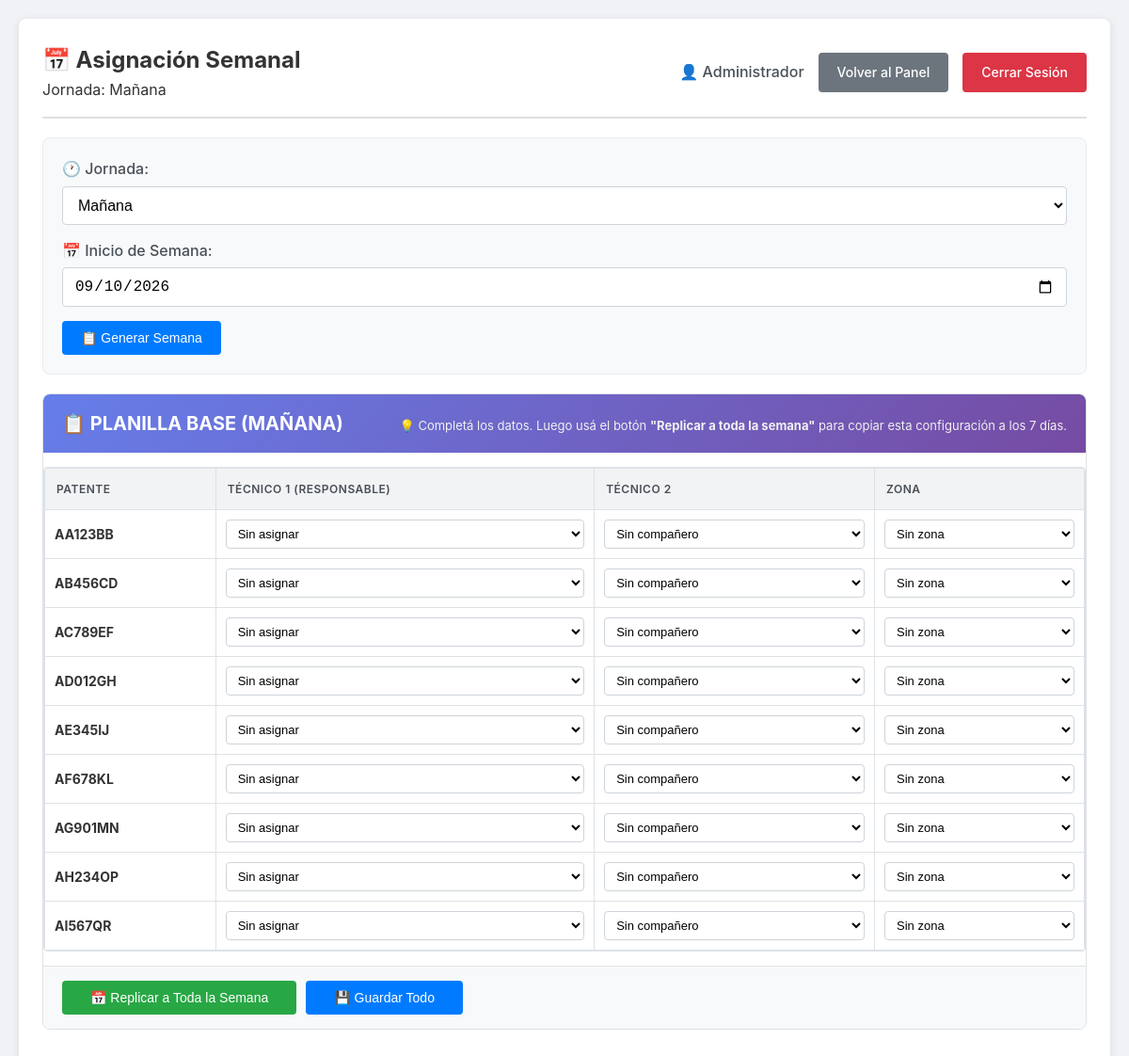
Before: /admin/semana (signed in) with the older database file.
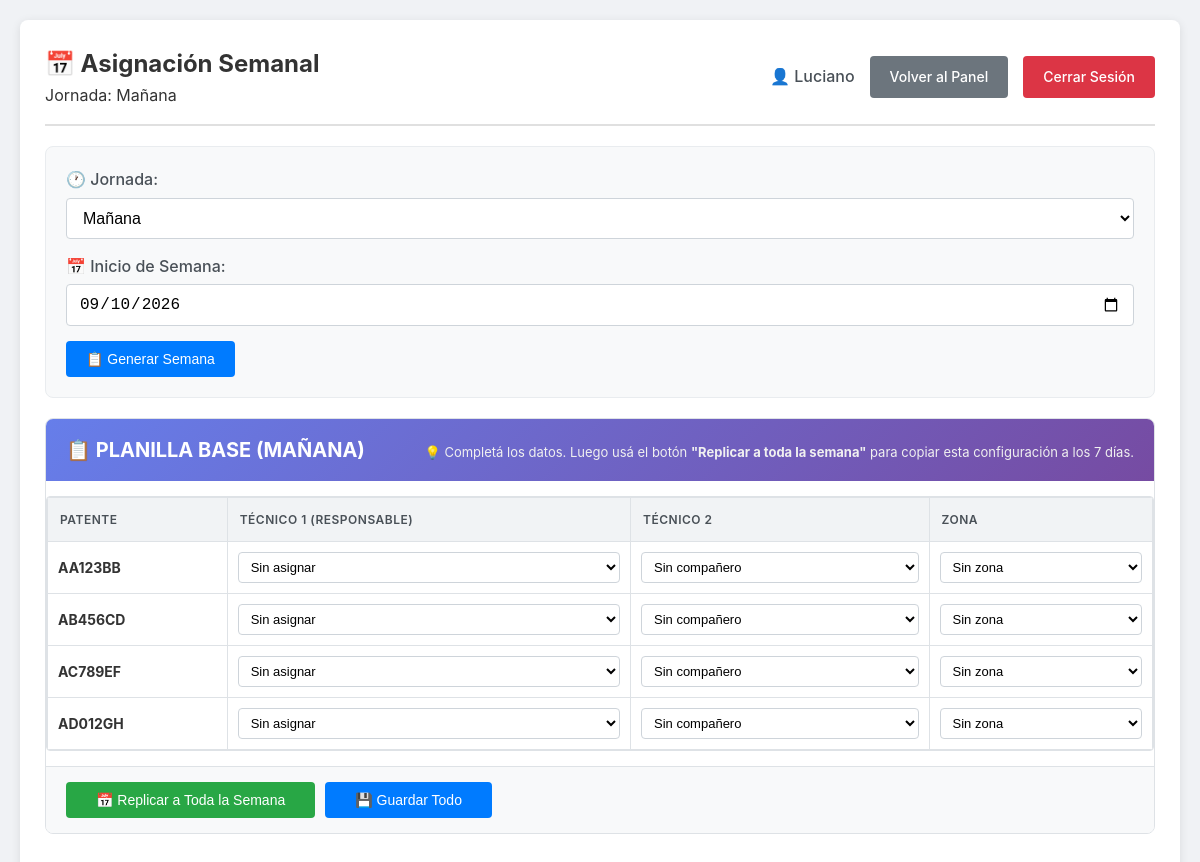
After: the same page with the newer database file.
### tables this page shows
CREATE TABLE camionetas (
            id INTEGER PRIMARY KEY AUTOINCREMENT,
            patente TEXT UNIQUE NOT NULL,
            activa INTEGER DEFAULT 1
        );

### app.py (the view, shortened to what this page needs)
@app.route('/admin/semana', methods=['GET', 'POST'])
def asignacion_semanal():
    if 'usuario_id' not in session or session.get('rol') != 'admin':
        return redirect(url_for('login'))
    jornada = request.args.get('jornada', 'mañana')
    if not jornada_valida(jornada):
        jornada = 'mañana'
    fecha_inicio = request.args.get('fecha_inicio', datetime.now().strftime('%Y-%m-%d'))
    dias_semana = ['Lunes', 'Martes', 'Miércoles', 'Jueves', 'Viernes', 'Sábado', 'Domingo']
    try:
        fecha_dt = datetime.strptime(fecha_inicio, '%Y-%m-%d')
    except ValueError:
        fecha_dt = datetime.now()
        fecha_inicio = fecha_dt.strftime('%Y-%m-%d')
    inicio_semana = fecha_dt - timedelta(days=fecha_dt.weekday())
    fechas_semana = [inicio_semana + timedelta(days=i) for i in range(7)]
    conexion = get_db()
    try:
        tecnicos = obtener_tecnicos()
        camionetas = obtener_camionetas()
        zonas = zonas_activas(conexion)
        fechas_str = [fecha.strftime('%Y-%m-%d') for fecha in fechas_semana]
        placeholders = ','.join('?' for _ in fechas_str)
        asignaciones_semana = conexion.execute(f'''
            SELECT a.camioneta_id, a.tecnico_id, a.tecnico2_id, a.zona, a.fecha
            FROM asignaciones a
            WHERE a.fecha IN ({placeholders}) AND a.jornada = ?
        ''', fechas_str + [jornada]).fetchall()
        asignaciones_por_dia = {}
    finally:
        conexion.close()
    return render_template('semana.html',
                         tecnicos=tecnicos,
                         zonas=zonas,
                         camionetas=camionetas,
                         dias_semana=dias_semana,
                         fechas_semana=fechas_semana,
                         asignaciones_por_dia=asignaciones_por_dia,
                         jornada=jornada,
                         fecha_inicio=fecha_inicio,
                         mensaje=request.args.get('mensaje', ''),
                         error=request.args.get('error', ''))

### app.py (called while the page is built)
def zonas_activas(conexion):
    return [dict(f) for f in conexion.execute(
        'SELECT id, nombre, activa FROM zonas WHERE activa = 1 ORDER BY nombre')]

def jornada_valida(jornada):
    return jornada in JORNADAS

@app.before_request
def limpiar_redirecciones():
    if 'usuario_id' in session:
        rol = session.get('rol')
        if rol == 'admin' and request.path == '/tecnico':
            return redirect(url_for('admin'))
        if rol == 'jefe' and request.path in ['/tecnico', '/admin']:
            return redirect(url_for('jefe'))
        if rol == 'tecnico' and request.path in ['/admin', '/jefe']:
            return redirect(url_for('tecnico'))

def conectar_db():
    conexion = sqlite3.connect(str(DATABASE), timeout=15)
    conexion.execute('PRAGMA journal_mode = WAL')
    conexion.execute('PRAGMA foreign_keys = ON')
    return conexion

def get_db():
    conexion = conectar_db()
    conexion.row_factory = sqlite3.Row
    return conexion

def obtener_tecnicos():
    conexion = get_db()
    tecnicos = conexion.execute('''
        SELECT id, nombre FROM usuarios
        WHERE rol = 'tecnico' AND activo = 1 ORDER BY nombre
    ''').fetchall()
    conexion.close()
    return tecnicos

def obtener_camionetas():
    conexion = get_db()
    camionetas = conexion.execute('''
        SELECT id, patente FROM camionetas
        WHERE activa = 1 ORDER BY patente
    ''').fetchall()
    conexion.close()
    return camionetas

### templates/semana.html (shortened to what this page needs)
<!DOCTYPE html>
<html lang="es">
<head>
    <link rel="stylesheet" href="{{ url_for('static', filename='css/style.css') }}">
</head>
<body>
    <div class="container">
        <header>
            <div class="header-left">
                <h1>📅 Asignación Semanal</h1>
                <span>Jornada: {{ jornada|capitalize }}</span>
            </div>
            <div class="user-info">
                <span>👤 {{ session.nombre }}</span>
                <a href="{{ url_for('admin') }}" class="btn btn-secondary">Volver al Panel</a>
                <a href="{{ url_for('logout') }}" class="btn btn-danger">Cerrar Sesión</a>
            </div>
        </header>
                               <div class="jornada-selector">
            <form method="GET" action="{{ url_for('asignacion_semanal') }}">
                <div class="form-group">
                    <label for="jornada">🕐 Jornada:</label>
                    <select id="jornada" name="jornada" onchange="this.form.submit()">
                        <option value="mañana" {% if jornada == 'mañana' %}selected{% endif %}>Mañana</option>
                    </select>
                </div>
                <div class="form-group">
                    <label for="fecha_inicio">📅 Inicio de Semana:</label>
                    <input type="date" id="fecha_inicio" name="fecha_inicio" value="{{ fecha_inicio }}" required>
                </div>
                <button type="submit" class="btn btn-primary">📋 Generar Semana</button>
            </form>
        </div>
        <div class="planilla-container">
            <div class="planilla-header">
                <h2>📋 PLANILLA BASE ({{ jornada|upper }})</h2>
                <p>💡 Completá los datos. Luego usá el botón <strong>"Replicar a toda la semana"</strong> para copiar esta configuración a los 7 días.</p>
            </div>
            <form method="POST" action="{{ url_for('guardar_semana') }}" id="form-semana">
                {% set fecha_vista = fechas_semana[0] %}
                {% set fecha_vista_str = fecha_vista.strftime('%Y-%m-%d') %}
                <div class="table-responsive">
                    <table class="table-planilla">
                        <thead>
                            <tr>
                                <th>PATENTE</th>
                                <th>TÉCNICO 1 (Responsable)</th>
                                <th>TÉCNICO 2</th>
                                <th>ZONA</th>
                            </tr>
                        </thead>
                        <tbody>
                            {% for camioneta in camionetas %}
                            <tr>
                                <td><strong>{{ camioneta.patente }}</strong></td>
                                <td>
                                    <select name="tecnico_{{ camioneta.id }}_{{ fecha_vista_str }}" class="tecnico-select" data-camioneta="{{ camioneta.id }}">
                                        <option value="">Sin asignar</option>
                                    </select>
                                </td>
                                <td>
                                    <select name="tecnico2_{{ camioneta.id }}_{{ fecha_vista_str }}" class="tecnico2-select" data-camioneta="{{ camioneta.id }}">
                                        <option value="">Sin compañero</option>
                                    </select>
                                </td>
                                <td>
                                    <select name="zona_{{ camioneta.id }}_{{ fecha_vista_str }}" class="zona-input" data-camioneta="{{ camioneta.id }}">
                                        <option value="">Sin zona</option>
                                    </select>
                                </td>
                            </tr>
                            {% endfor %}
                        </tbody>
                    </table>
                </div>
                <div class="planilla-actions">
                    <button type="button" class="btn btn-success" onclick="replicarSemana()">📅 Replicar a Toda la Semana</button>
                    <button type="submit" class="btn btn-primary">💾 Guardar Todo</button>
                </div>
            </form>
        </div>
    </div>
</body>
</html>

### static/css/style.css (style rules this page uses)
* { margin: 0; padding: 0; box-sizing: border-box; }
body { font-family: -apple-system, BlinkMacSystemFont, 'Segoe UI', Roboto, Oxygen, Ubuntu, sans-serif; background-color: #f0f2f5; color: #333; line-height: 1.6; padding: 20px; min-height: 100vh; }
.container { max-width: 1200px; margin: 0 auto; background: white; padding: 25px; border-radius: 8px; box-shadow: 0 2px 10px rgba(0,0,0,0.1); }
header { display: flex; justify-content: space-between; align-items: center; padding-bottom: 15px; border-bottom: 2px solid #e0e0e0; margin-bottom: 20px; flex-wrap: wrap; gap: 10px; }
header h1 { font-size: 24px; color: #333; }
.user-info { display: flex; align-items: center; gap: 15px; flex-wrap: wrap; }
.user-info span { font-weight: 500; color: #495057; }
.btn { display: inline-block; padding: 10px 20px; border: none; border-radius: 4px; font-size: 14px; font-weight: 500; cursor: pointer; text-decoration: none; text-align: center; transition: all 0.3s ease; }
.btn-primary { background-color: #007bff; color: white; }
.btn-secondary { background-color: #6c757d; color: white; }
.btn-success { background-color: #28a745; color: white; }
.btn-danger { background-color: #dc3545; color: white; }
.form-group { margin-bottom: 15px; }
.form-group label { display: block; margin-bottom: 5px; font-weight: 500; color: #495057; }
.form-group input, .form-group select, .form-group textarea { width: 100%; padding: 10px 12px; border: 1px solid #ced4da; border-radius: 4px; font-size: 16px; transition: border-color 0.3s ease; background: white; }
.table-responsive { overflow-x: auto; margin: 15px 0; border-radius: 4px; border: 1px solid #dee2e6; }
.jornada-selector { background: #f8f9fa; padding: 20px; border-radius: 8px; margin: 20px 0; border: 1px solid #e9ecef; }
.jornada-selector .form-group { flex: 1; min-width: 150px; }
.planilla-container { background: white; border-radius: 8px; border: 1px solid #dee2e6; overflow: hidden; margin: 20px 0; }
.planilla-header { background: linear-gradient(135deg, #667eea 0%, #764ba2 100%); color: white; padding: 15px 20px; display: flex; justify-content: space-between; align-items: center; flex-wrap: wrap; }
.planilla-header h2 { margin: 0; font-size: 20px; }
.planilla-header p { font-size: 13px; margin: 5px 0 0 0; color: #f0f0f0; }
.table-planilla { width: 100%; border-collapse: collapse; font-size: 14px; }
.table-planilla thead th { background: #f1f3f5; font-weight: 600; text-transform: uppercase; font-size: 12px; letter-spacing: 0.5px; color: #495057; padding: 12px; text-align: left; border: 1px solid #dee2e6; }
.table-planilla td { padding: 10px; border: 1px solid #dee2e6; vertical-align: middle; }
.table-planilla input[type="text"], .table-planilla select { width: 100%; padding: 6px 8px; border: 1px solid #ced4da; border-radius: 4px; font-size: 13px; background: white; }
.planilla-actions { padding: 15px 20px; background: #f8f9fa; border-top: 1px solid #dee2e6; display: flex; gap: 10px; flex-wrap: wrap; }
.planilla-actions .btn { padding: 10px 30px; }

Changed rows visible on the page:
removed camionetas: patente "AE345IJ"
removed camionetas: patente "AF678KL"
removed camionetas: patente "AG901MN"
removed camionetas: patente "AH234OP"
removed camionetas: patente "AI567QR"
Other visible differences:
{{ session.nombre }}: "Administrador" → "Luciano"
